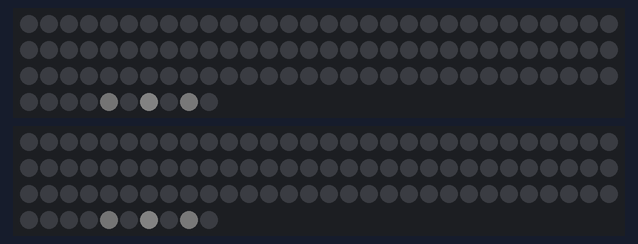
A sketch run on a simulated Arduino Nano, built with avr-gcc and run on an emulated ATmega328P. Shown: 2 × 100 RGB LEDs in strip order, left to right, continuing on the next row. Dim RGB values are drawn brighter than linear; random numbers use the default seed unless the sketch sets one.

Above: at 11.51 s.

The sketch:

Touch_-_Flash_On_and_Off.ino
```cpp
/* StitchKit.io Touch Sensor Example - Meteor Brightness based on touch
 * -----------------------
 * This software uses the touch sensor to set the brightness of the meteor animation
 *
 *
 * We are using the rainbow animation, but it can be switched to any other FastLED animation from
 * FastLED, Tweaking4All or the samples we have on our github. Try them out! :-)
 *
 *  We have enabled the effects on both Pin 5 and 6 outputs on the StitchKit board.
 *
 *  Scroll down and look for the "CHANGE CODE HERE" text to adjust the value or effect
 *
 * Requires:
 * ---------
 *  StitchKit controller board (http://stitchkit.io)
 *  SeeedStudio Touch Sensor (http://wiki.seeedstudio.com/Grove-Touch_Sensor/)
 *  FastLED-compatible LEDs ( https://github.com/FastLED/FastLED/wiki/Overview#chipsets )
 *
 * Dependencies:
 * -------------
 *  FastLED ( Available via Arduino package manager )
 */


#include <Wire.h>
#include "FastLED.h"

FASTLED_USING_NAMESPACE

#if defined(FASTLED_VERSION) && (FASTLED_VERSION < 3001000)
#warning "Requires FastLED 3.1 or later; check github for latest code."
#endif


//StitchKit LED output 1
#define PIN_LEDARRAY1    5

//StitchKit LED output 2
#define PIN_LEDARRAY2    6

#define LED_TYPE           WS2812B
#define COLOR_ORDER        GRB

//Change the number of LEDs here according to how many you have
#define NUM_LEDS          100

//Change the brightness of LEDs here
#define BRIGHTNESS          150

CRGB leds[NUM_LEDS];
#define FRAMES_PER_SECOND  120

//Variable for the pin in which the button is located on
const int touchPin = A6;

// Variable for reading whether the touch sensor has been pressed or not
int touchState = 0;

void setup()
{
  delay(2000); // 2 second delay for recovery

  // tell FastLED about the LED strip configuration
  FastLED.addLeds<LED_TYPE,PIN_LEDARRAY1,COLOR_ORDER>(leds, NUM_LEDS).setCorrection(TypicalLEDStrip);
  FastLED.addLeds<LED_TYPE,PIN_LEDARRAY2,COLOR_ORDER>(leds, NUM_LEDS).setCorrection(TypicalLEDStrip);

  // Set master brightness control, setting it to 0 so it only goes on when button is pressed
  FastLED.setBrightness(50);

  Serial.begin(9600);

  //This sets the touch sensor pin on the StitchKit board to be input
  pinMode(touchPin, INPUT);

}

void loop()
{
  //Continuously run the rainbow animation
  meteorRain(0xff,0xff,0xff,10, 64, true, 50);
}

boolean getTouchState()
{
  return digitalRead(touchPin);
}

void showStrip() {
   FastLED.show();
}

void setPixel(int Pixel, byte red, byte green, byte blue) {
   leds[Pixel].r = red;
   leds[Pixel].g = green;
   leds[Pixel].b = blue;
}

void setAll(byte red, byte green, byte blue) {
  for(int i = 0; i < NUM_LEDS; i++ ) {
    setPixel(i, red, green, blue);
  }
  showStrip();
}

void meteorRain(byte red, byte green, byte blue, byte meteorSize, byte meteorTrailDecay, boolean meteorRandomDecay, int SpeedDelay) {
  setAll(0,0,0);

  for(int i = 0; i < NUM_LEDS+NUM_LEDS; i++) {


    // fade brightness all LEDs one step
    for(int j=0; j<NUM_LEDS; j++) {
      if( (!meteorRandomDecay) || (random(10)>5) ) {
        fadeToBlack(j, meteorTrailDecay );
      }
    }

    // draw meteor
    for(int j = 0; j < meteorSize; j++) {
      if( ( i-j <NUM_LEDS) && (i-j>=0) ) {
        setPixel(i-j, red, green, blue);
      }
    }

    //-- CHANGE CODE HERE ---

    //This chunk of code is what you will typically paste into different LED pattern examples that
    //have some sort of change in color occurring
    //What is going on here is the sensor picks up whether the touch sensor has been touched, it is checked and then a value is adjusted
    //before showStrip() occurs, which shows the LED pattern

    //Get whether the button is pressed or not from the sensor
    touchState = getTouchState();

    //If the button is pressed, set maximum brightness of the LEDs
    if (touchState == HIGH)
      FastLED.setBrightness(255);

    //Otherwise, turn off the lights from LED
    else
      FastLED.setBrightness(50);

    showStrip();
    delay(SpeedDelay);

    //-- CHANGE CODE HERE ---
  }
}

void fadeToBlack(int ledNo, byte fadeValue) {
 #ifdef ADAFRUIT_NEOPIXEL_H
    // NeoPixel
    uint32_t oldColor;
    uint8_t r, g, b;
    int value;

    oldColor = strip.getPixelColor(ledNo);
    r = (oldColor & 0x00ff0000UL) >> 16;
    g = (oldColor & 0x0000ff00UL) >> 8;
    b = (oldColor & 0x000000ffUL);

    r=(r<=10)? 0 : (int) r-(r*fadeValue/256);
    g=(g<=10)? 0 : (int) g-(g*fadeValue/256);
    b=(b<=10)? 0 : (int) b-(b*fadeValue/256);

    strip.setPixelColor(ledNo, r,g,b);
 #endif
 #ifndef ADAFRUIT_NEOPIXEL_H
   // FastLED
   leds[ledNo].fadeToBlackBy( fadeValue );
 #endif
}
```
